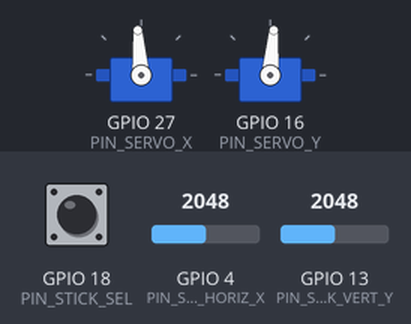
A sketch run on a simulated ESP32. Parts: 2 × servo. The test bench sets the inputs (shaded band); at power-on: GPIO 4 (PIN_STICK_HORIZ_X) = 2048, GPIO 13 (PIN_STICK_VERT_Y) = 2048, GPIO 18 (PIN_STICK_SEL) HIGH. EEPROM starts erased.

Above: at 1.2 s.
1.3 s: GPIO 4 (PIN_STICK_HORIZ_X) set to 2866
At 2.2 s:
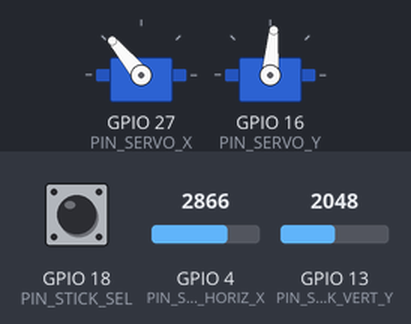
3.2 s: GPIO 13 (PIN_STICK_VERT_Y) set to 2866
At 4.8 s:
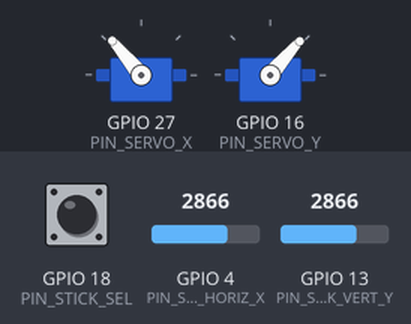
5.1 s: GPIO 4 (PIN_STICK_HORIZ_X) set to 3603
At 5.8 s:
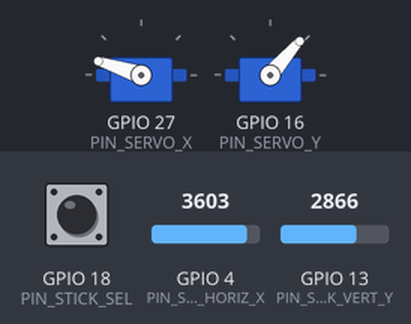
6.9 s: GPIO 13 (PIN_STICK_VERT_Y) set to 3603
At 8.4 s:
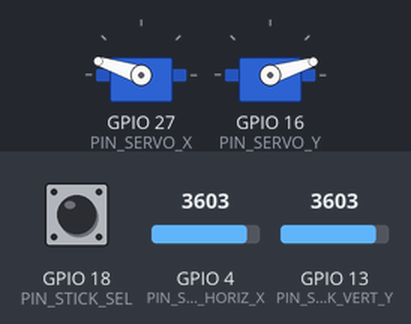
8.7 s: GPIO 4 (PIN_STICK_HORIZ_X) set to 4095
At 9.3 s:
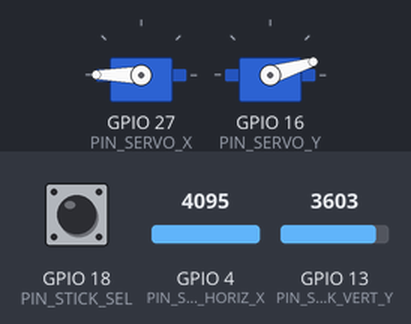
10.5 s: GPIO 13 (PIN_STICK_VERT_Y) set to 2047
At 11.4 s:
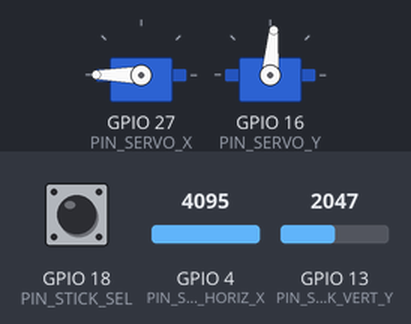
Timing chart, 0 to 13.3 s (numbered marks = the images above; inputs shaded):
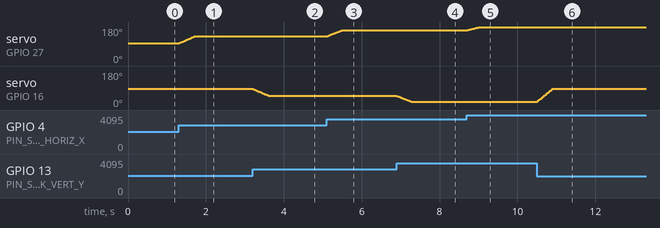

The sketch:

MazeBall.ino
```cpp
/*
 Name:		MazeBall.ino
 Created:	16.08.2022 19:09:59
 Author:	Thorsten
*/

#include "PinConfig.h"
#include <WiFi.h>
#include "ServoXY.h"
#include "Stick.h"

// #define DEBUG_INO
#ifndef DEBUG_INO

#ifdef DEBUG_PRINTLN
#undef DEBUG_PRINTLN
#define DEBUG_PRINTLN(a)
#undef DEBUG_PRINT
#define DEBUG_PRINT(a)
#endif

#endif

void setup()
{
	setCpuFrequencyMhz(240);
	WiFi.mode(WIFI_OFF);
	WiFi.setSleep(true);
	Serial.begin(115200);

	SetupServoXY();
	SetupStick();

	DEBUG_PRINTLN("Setup OK");
}

void loop()
{
	double  x = ReadX();
	double y = ReadY();
	DEBUG_PRINTLN("X: " + String(x) + "  Y: " + String(y) + "  Sel: " + String(sel));
	double angleX = x * 180;
	ServoGoToAngleX(angleX);
	double angleY = y * 180;
	ServoGoToAngleY(180 - angleY);
	DEBUG_PRINTLN("X: " + String(angleX) + "  Y: " + String(angleY));
	delay(20);

	if (ReadSel())
	{
		CalibrateStickCenter();
	}
}
```

ServoXY.cpp
```cpp
#include "PinConfig.h"
#include <ESP32Servo.h>
#include "ServoXY.h"
#include "SysData.h"

//#define DEBUG_SERVOXY

#ifndef DEBUG_SERVOXY

#ifdef DEBUG_PRINTLN
#undef DEBUG_PRINTLN
#define DEBUG_PRINTLN(a)
#undef DEBUG_PRINT
#define DEBUG_PRINT(a)
#endif

#endif


#define SERVO_FREQ 50 // Analog servos run at ~50 Hz updates

Servo ServoX;
Servo ServoY;

//------------------------------------------------------------------------------
void MoveSmooth(int current, int target)
{
	// SG90 runs 120 deg./s = 0,12 deg/ms.
	// 5 deg / 0.12 deg/ms = 42 ms
	// hopefully, using 60 ms makes movement slower
	// should be a multiply of 20, cause stepper PWM signal works at 50Hz
#define ANGLE_PER_STEP 5
#define SG90_DELAY 20
	int steps = abs((current - target) / ANGLE_PER_STEP);
	int increment = (current < target) ? ANGLE_PER_STEP : -ANGLE_PER_STEP;

	for (int i = 0; i < steps; ++i) // smooth movement
	{
		current += increment;
		ServoX.write(current);
		delay(SG90_DELAY);
	}
	if (target != current)
	{
		ServoX.write(target);
		delay(SG90_DELAY);
	}
}

void ServoGoToAngleX(double angle)
{
	DEBUG_PRINTLN("ServoGoToAngleX " + String(angle));
	//	Datasheet claims a speed of 60 degrees within 100ms
	ServoX.write(angle); // not waiting for finishing movement
}

void ServoGoToAngleY(double  angle)
{
	DEBUG_PRINTLN("ServoGoToAngleY " + String(angle));
	//	Datasheet claims a speed of 60 degrees within 100ms
	ServoY.write(angle); // not waiting for finishing movement
}

void DeactivateServos()
{
	 pinMode(PIN_SERVO_X, INPUT);
	 pinMode(PIN_SERVO_Y, INPUT);
}

void ReactivateServos()
{
	pinMode(PIN_SERVO_X, OUTPUT);
	pinMode(PIN_SERVO_Y, OUTPUT);
}

double minUsX, maxUsX, minUsY, maxUsY;

void SetupServoXY()
{
	maxUsX = ReadServoXDown();
	minUsX = ReadServoXUp();
	maxUsY = ReadServoYDown();
	minUsY = ReadServoYUp();
	DEBUG_PRINTLN("minUsX" + String(minUsX) + "  maxUsX" + String(maxUsX) + "  minUsY" + String(minUsY) + "  maxUsY" + String(maxUsY));
	pinMode(PIN_SERVO_X, OUTPUT);
	pinMode(PIN_SERVO_Y, OUTPUT);

	ESP32PWM::allocateTimer(0);
	ServoX.setPeriodHertz(50); // standard 50 hz servo
	ServoX.attach(PIN_SERVO_X, minUsX, maxUsX);

	ServoY.setPeriodHertz(50); // standard 50 hz servo
	ServoY.attach(PIN_SERVO_Y, minUsY, maxUsY);
}
```

ServoXY.h
```cpp
#pragma once

void SetupServoXY();

void DeactivateServos();
void ReactivateServos();

void ServoGoToAngleX(double angle);
void ServoGoToAngleY(double angle);
```

Stick.cpp
```cpp
#include "PinConfig.h"
#include "Stick.h"
#include "SysData.h"

int offsetX, offsetY;

#define LOWPASS_SIZE 20
int bufX[LOWPASS_SIZE];
int LowpassX(int val)
{
    static int writeIdx = 0;
    bufX[writeIdx] = val;
    writeIdx++;
    if (writeIdx >= LOWPASS_SIZE)
        writeIdx = 0;

    int sum = 0;
    for (int i = 0; i <= LOWPASS_SIZE; ++i)
    {
        sum += bufX[i];
    }
    return sum / LOWPASS_SIZE;
}

int bufY[LOWPASS_SIZE];
int LowpassY(int val)
{

    static int writeIdx = 0;
    bufY[writeIdx] = val;
    writeIdx++;
    if (writeIdx >= LOWPASS_SIZE)
        writeIdx = 0;

    int sum = 0;
    for (int i = 0; i <= LOWPASS_SIZE; ++i)
    {
        sum += bufY[i];
    }
    return sum / LOWPASS_SIZE;
}

double Normalize(int val)
{
    // Measurement is 0 - 4095
    // will return a value between 0.0 and 100.0
    double v = val;
    return v / 4095;
}

double ReadX()
{
    int val = analogRead(PIN_STICK_HORIZ_X);
    val = LowpassX(val);
    val -= offsetX;
    if (val < 0)
        val = 0;
    else if (val > 4095)
        val = 4095;

    return Normalize(val);
}

double ReadY()
{
    int val = analogRead(PIN_STICK_VERT_Y);
    val = LowpassY(val);
    val -= offsetY;
    if (val < 0)
        val = 0;
    else if (val > 4095)
        val = 4095;
    return Normalize(val);
}

bool ReadSel()
{
    return !digitalRead(PIN_STICK_SEL);
}

void CalibrateStickCenter()
{
    int sumX = 0;
    for (int i = 0; i <= LOWPASS_SIZE; ++i)
    {
        sumX += bufX[i];
    }
    int valMediumX = sumX / LOWPASS_SIZE;

    SaveStickCenterX(valMediumX);

    int sumY = 0;
    for (int i = 0; i <= LOWPASS_SIZE; ++i)
    {
        sumY += bufY[i];
    }
    int valMediumY = sumY / LOWPASS_SIZE;

    SaveStickCenterY(valMediumY);

    offsetX = ReadStickCenterX() - (4096 / 2);
    offsetY = ReadStickCenterY() - (4096 / 2);
}

void SetupStick()
{
    pinMode(PIN_STICK_HORIZ_X, ANALOG);
    pinMode(PIN_STICK_VERT_Y, ANALOG);
    pinMode(PIN_STICK_SEL, INPUT_PULLUP);

    offsetX = ReadStickCenterX() - (4096 / 2);
    offsetY = ReadStickCenterY() - (4096 / 2);

    for (int i = 0; i <= LOWPASS_SIZE; ++i)
    {
        bufX[i] = bufY[i] = 4096/2;
    }
}
```

Stick.h
```cpp
#pragma once

void SetupStick();
double  ReadX();
double ReadY();
bool ReadSel(); // 'Sel' is the switch of the joystick

void CalibrateStickCenter();
```

SysData.cpp
```cpp
#include "Preferences.h"
#include "SysData.h"

Preferences preferences;

#define SERVOX_UP_DEFAULT 500
#define SERVOX_DOWN_DEFAULT 2400

#define SERVOY_UP_DEFAULT 544
#define SERVOY_DOWN_DEFAULT 2400

#define CENTERX_DEFAULT (4096/2)
#define CENTERY_DEFAULT (4096/2)

double ReadServoXUp()
{
	preferences.begin("SERVO", true);
	double ret = preferences.getDouble("XUP", SERVOX_UP_DEFAULT);
	preferences.end();
	return ret;
}


void SaveServoXUp(double angle)
{
	preferences.begin("SERVO", false);
	preferences.putDouble("XUP", angle);
	preferences.end();
}

double ReadServoXDown()
{
	preferences.begin("SERVO", true);
	double ret = preferences.getDouble("XDOWN", SERVOX_DOWN_DEFAULT);
	preferences.end();
	return ret;
}


void SaveServoXDown(double angle)
{
	preferences.begin("SERVO", false);
	preferences.putDouble("XDOWN", angle);
	preferences.end();
}


double ReadServoYUp()
{
	preferences.begin("SERVO", true);
	double ret = preferences.getDouble("YUP", SERVOY_UP_DEFAULT);
	preferences.end();
	return ret;
}

void SaveServoYUp(double angle)
{
	preferences.begin("SERVO", false);
	preferences.putDouble("YUP", angle);
	preferences.end();
}

double ReadServoYDown()
{
	preferences.begin("SERVO", true);
	double ret = preferences.getDouble("YDOWN", SERVOY_DOWN_DEFAULT);
	preferences.end();
	return ret;
}

void SaveServoYDown(double angle)
{
	preferences.begin("SERVO", false);
	preferences.putDouble("YDOWN", angle);
	preferences.end();
}

int ReadStickCenterX()
{
	preferences.begin("STICK", true);
	int ret = preferences.getInt("CENTERX", CENTERX_DEFAULT);
	preferences.end();
	return ret;
}

void SaveStickCenterX(int val)
{
	preferences.begin("STICK", false);
	preferences.putInt("CENTERX", val);
	preferences.end();
}

int ReadStickCenterY()
{
	preferences.begin("STICK", true);
	int ret = preferences.getInt("CENTERY", CENTERY_DEFAULT);
	preferences.end();
	return ret;
}

void SaveStickCenterY(int val)
{
	preferences.begin("STICK", false);
	preferences.putInt("CENTERY", val);
	preferences.end();
}
```

SysData.h
```cpp
#pragma once

void SaveServoXDown(double angle);
double ReadServoXDown();

void SaveServoXUp(double angle);
double ReadServoXUp();

void SaveServoYDown(double angle);
double ReadServoYDown();

void SaveServoYUp(double angle);
double ReadServoYUp();

int ReadStickCenterX();
void SaveStickCenterX(int val);

int ReadStickCenterY();
void SaveStickCenterY(int val);
```

PinConfig.h
```cpp
#pragma once
#include "Arduino.h"

// Servos
#define PIN_SERVO_X 27
#define PIN_SERVO_Y 16

// Joystick
#define PIN_STICK_VERT_Y 13 // Y
#define PIN_STICK_HORIZ_X 4 // X
#define PIN_STICK_SEL 18


#define DEBUG_PRINTLN(a) Serial.println(a)
#define DEBUG_PRINT(a) Serial.print(a)
```

Measured:
- after the input at 1.3 s, servo on GPIO 27 (PIN_SERVO_X): moves from 94° to 130° over 0.38 s, starting at once
- after the input at 3.2 s, servo on GPIO 16 (PIN_SERVO_Y): moves from 85° to 49° over 0.38 s, starting at once
- after the input at 5.1 s, servo on GPIO 27 (PIN_SERVO_X): moves from 130° to 162° over 0.38 s, starting at once
- after the input at 6.9 s, servo on GPIO 16 (PIN_SERVO_Y): moves from 49° to 17° over 0.38 s, starting at once
- after the input at 8.7 s, servo on GPIO 27 (PIN_SERVO_X): moves from 162° to 180° over 0.30 s, starting at once
- after the input at 10.5 s, servo on GPIO 16 (PIN_SERVO_Y): moves from 17° to 85° over 0.38 s, starting at once
